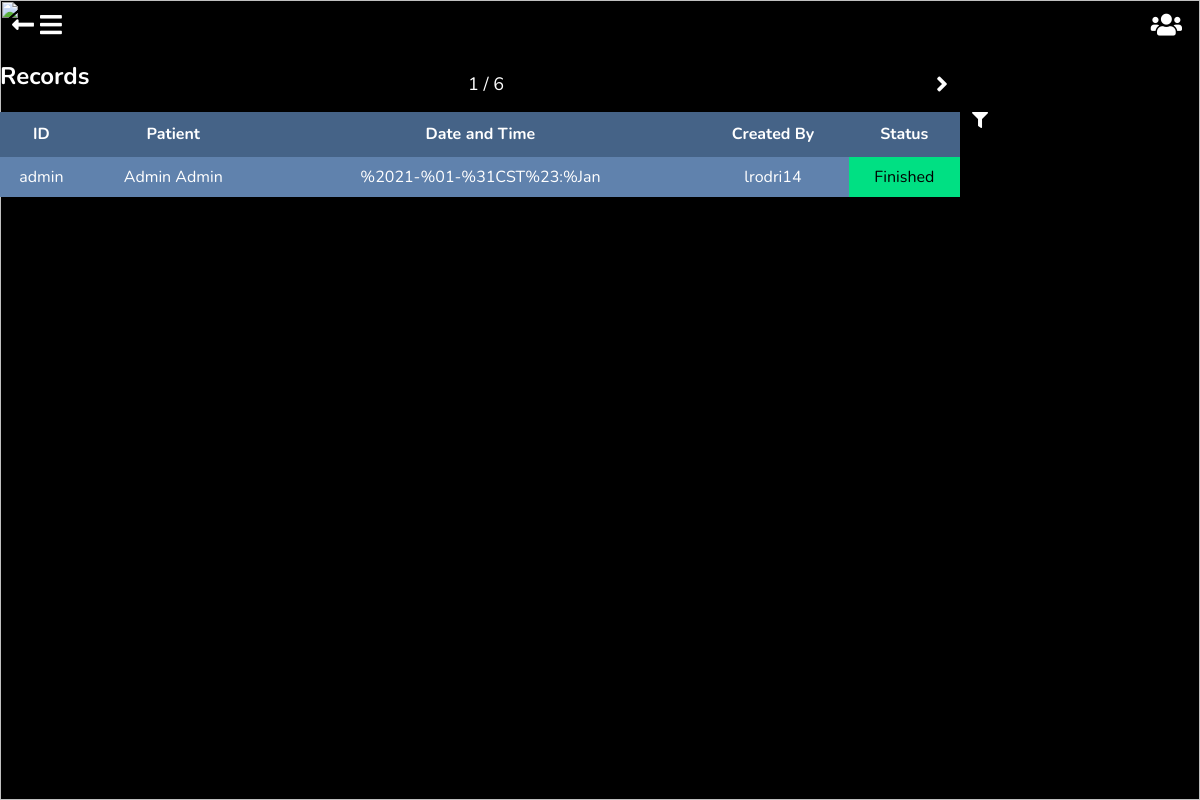
Page /records/ (signed in) on the committed database.
### appointments/models.py (models this page shows, shortened)
class Consult(models.Model):
    STATUS_CHOICES = (
        ('OPEN', 'Open'),
        ('CONFIRMED', 'Confirmed'),
        ('CANCELLED', 'Cancelled'),
        ('CLOSED', 'Closed'),
    )
    patient = models.ForeignKey(Patient, on_delete=models.CASCADE, blank=False, null=True, verbose_name='Patient', help_text='Patient assisting this consult', related_name='consult')
    datetime = models.DateTimeField('Date & Time', blank=False, null=True, help_text='Date the consult will be done')
    motive = models.TextField('Motive', blank=False, null=True, help_text='The motive of your assistance to the consult')
    suffering = models.TextField('Suffering', blank=False, null=True, help_text='What is the patient suffering?')
    charge = models.DecimalField('Charges', blank=False, null=True, max_digits=10, decimal_places=2, help_text='Charge Amount')
    created_by = models.ForeignKey(user, on_delete=models.CASCADE, blank=True, null=True, verbose_name='Created By')
    blood_pressure = models.FloatField('Blood Pressure', blank=True, null=True, help_text='Blood Pressure')
    temperature = models.FloatField('Temperature', blank=True, null=True, help_text='Corporal Temperature')
    weight = models.FloatField('Weight', blank=True, null=True, help_text='Weight')
    size = models.FloatField('Height', blank=True, null=True, help_text='Size')
    digestive_system = models.TextField('Digestive System', blank=True, null=True, help_text='Digestive System Analysis')
    endocrine_system = models.TextField('Endocrine System', blank=True, null=True, help_text='Endocrine System Analysis')
    renal_system = models.TextField('Renal System', blank=True, null=True, help_text='Renal System Analysis')
    lymphatic_system = models.TextField('Lymphatic System', blank=True, null=True, help_text='Lymphatic System Analysis')
    respiratory_system = models.TextField('Respiratory System', blank=True, null=True, help_text='Respiratory System Analysis')
    head_exploration = models.TextField('Head Exploration', blank=True, null=True, help_text='Head Exploration Analysis')
    thorax_exploration = models.TextField('Thorax Exploration', blank=True, null=True, help_text='Thorax Exploration Analysis')
    cie_10_group = models.OneToOneField(Cie10Group, on_delete=models.CASCADE, blank=True, null=True, help_text='CIE-10 group for the diagnose', verbose_name='CIE-10 Group')
    cie_10_detail = models.TextField('CIE-10 Detail', blank=True, null=True, help_text='CIE-10 Diagnose Details')
    diagnose = models.TextField('Diagnose', blank=True, null=True, help_text='Diagnose')
    procedure = models.TextField('Procedure', blank=True, null=True, help_text='Procedure')
    analysis = models.TextField('Analysis', blank=True, null=True, help_text='Analysis')
    notes = models.TextField('Notes', blank=True, null=True, help_text='Notes')
    drugs = models.ManyToManyField(Drug, blank=True, help_text='Drugs recommended', verbose_name='Drugs')
    indications = models.TextField('Indications', blank=True, null=True, help_text='Indications')
    actions = models.TextField('Actions', blank=True, null=True, help_text='Actions')
    prescription = models.FileField('Prescription', blank=True, null=True, help_text="Prescription", upload_to='appointments/prescriptions')
    testing = models.ManyToManyField(MedicalTest, blank=True, help_text='Pending Testing', verbose_name='Testing')
    instructions = models.CharField(max_length=512, blank=True, null=True, help_text='Instructions', verbose_name='Instructions')
    medical_status = models.BooleanField('Medical Status', blank=True, null=True, help_text='Handles the medical consult status', default=False)
    status = models.CharField('Status', max_length=10, blank=True, null=True, help_text='Handles the consult status', default=STATUS_CHOICES[0][0], choices=STATUS_CHOICES)
    lock = models.BooleanField('Lock', default=True, blank=False, null=True, help_text='Consult lock status')
    class Meta:
        unique_together = ['created_by', 'datetime']
        verbose_name = 'Consult'
        verbose_name_plural = 'Consults'

### patients/models.py (models this page shows, shortened)
class Patient(models.Model):
    GENDER_CHOICES = (
        ('F', 'Femenine'),
        ('M', 'Masculine'),
        ('O', 'Other'),
    )
    CIVIL_STATUS_CHOICES = (
        ('S', 'Single'),
        ('M', 'Married'),
        ('W', 'Widowed'),
        ('D', 'Divorced'),
        ('SP', 'Separated'),
    )
    id_number = models.CharField('ID Number', max_length=20, null=True, blank=True, help_text='Provide you ID Card Number')
    first_names = models.CharField("Patient's Name", max_length=50, null=False, blank=False, help_text="Patient's Name")
    last_names = models.CharField("Patient's Last Name", max_length=50, null=False, blank=False, help_text="Patient's Last Name")
    gender = models.CharField("Patient's Gender", max_length=20, null=True, blank=False, help_text='Gender', choices=GENDER_CHOICES)
    birthday = models.DateField("Patient's Birthday", help_text="Patients date of birth")
    phone_number = models.CharField('Phone Number', max_length=20, blank=True, null=True, help_text='Phone Number')
    email = models.EmailField("Patient's Email", null=True, blank=True, help_text='Email')
    civil_status = models.CharField(max_length=12, choices=CIVIL_STATUS_CHOICES)
    origin = models.CharField(max_length=50, choices=ORIGIN_CHOICES)
    residence = models.CharField(max_length=50, choices=LOCATION_CHOICES)
    created_by = models.ForeignKey(user, on_delete=models.CASCADE, blank=False, null=True, verbose_name='Created By')
    class Meta:
        verbose_name = 'Patient'
        verbose_name_plural = 'Patients'

### accounts/models.py (models this page shows, shortened)
class CustomUser(AbstractUser):
    ROLL_CHOICES = (
        ('Doctor', 'Doctor'),
        ('Assistant', 'Assistant'),
        ('Patient', 'Patient')
    )
    SPECIALITY_CHOICES = (
        ('ALLERGY & IMMUNOLOGY', 'Allergy & Immunology'),
        ('ANESTHESIOLOGY', 'Anesthesiology'),
        ('DERMATOLOGY', 'Dermatology'),
        ('DENTIST', 'Dentist'),
        ('DIAGNOSTIC RADIOLOGY', 'Diagnostic Radiology'),
        ('EMERGENCY MEDICINE', 'Emergency Medicine'),
        ('FAMILY MEDICINE', 'Family Medicine'),
        ('INTERNAL MEDICINE', 'Internal Medicine'),
        ('MEDICAL GENETICS', 'Medical Genetics'),
        ('NEUROLOGY', 'Neurology'),
        ('NUCLEAR MEDICINE', 'Nuclear Medicine'),
        ('OBSTETRICS AND GYNECOLOGY', 'Obstetrics & Gynechology'),
        ('OPHTHALMOLOGY', 'Ophthalmolgy'),
        ('PATHOLOGY', 'Pathology'),
        ('PEDIATRICS', 'Pediatrics'),
        ('PHYSICAL MEDICINE & REHABILITATION', 'Physical Medicine & Rehabilitation'),
        ('PREVENTIVE MEDICINE', 'Preventive Medicine'),
        ('PSYCHIATRY', 'Psychiatry'),
        ('RADIATION ONCOLOGY', 'Radiation Oncology'),
        ('SURGERY', 'Surgery'),
        ('UROLOGY', 'Urology'),
    )
    email = models.EmailField(blank=False, unique=True)
    roll = models.CharField('Roll', max_length=25, blank=False, help_text='Choose the roll you will acquire in this account.', choices=ROLL_CHOICES)
    speciality = models.CharField('Speciality', max_length=100, blank=True, help_text='If your roll is (A, Assistant), leave this field blank.', choices=SPECIALITY_CHOICES)

### records/views.py (the view)
# urls.py: path('records/', include('records.urls')),
def records(request):
    records_list = Consult.objects.filter(created_by=request.user, medical_status=True).order_by('-datetime')
    paginator = Paginator(records_list, 1)
    page = request.GET.get('page')
    page_obj = paginator.get_page(page)
    form = RecordsDateFilterForm
    template = 'records/records_list.html'
    context = {'records': page_obj, 'form': form}
    if page:
        data = {'html': render_to_string('records/partial_records_list.html', context, request)}
        return JsonResponse(data)
    return render(request, template, context)

### records/templatetags/records_custom_tags.py (called while the page is built)
@register.simple_tag
def current_url(key, value, urlencode=None):
    url = '?{}={}'.format(key, value)
    if urlencode:
        querystring = urlencode.split('&')
        filtered_querystring = filter(lambda p: p.split('=')[0] != key, querystring)
        encoded_url = '&'.join(filtered_querystring)
        url = '{}&{}'.format(url, encoded_url)
    return url

### records/templates/records/records_list.html (shortened to what this page needs)
{% extends 'base.html' %}
{% load static %}
{% block return %}<a href="{% url 'home:home' %}"><i class="fas fa-long-arrow-alt-left"></i></a>{% endblock %}
{% block body_block %}
<link rel="stylesheet" href="{% static 'records/css/records_list.css' %}">
<h2>Records</h2>
{% if records %}
    <div class="wrapper">
        <div>
            <table>
                <thead>
                    <tr id="heading">
                        <th>ID</th>
                        <th>Patient</th>
                        <th>Date and Time</th>
                        <th>Created By</th>
                        <th>Status</th>
                    </tr>
                </thead>
                <tbody>
                    {% include 'records/partial_records_list.html' %}
                </tbody>
            </table>
        </div>
        <div>
            <i class="fas fa-filter"></i>
         </div>
    </div>
{% else %}
    <p id="no-records">There are no records filled</p>
{% endif %}
{% endblock %}

### records/templates/records/partial_records_list.html (shortened to what this page needs)
{% load static %}
{% load records_custom_tags %}
{% if records.has_other_pages %}
    <div id="paginator">
        <span>{{ records.number }} / {{ records.paginator.num_pages }}</span>
        <div id="navigation">
            {% if filtered %}
                {% if records.has_previous %}<i class="fas fa-angle-left" data-url="{% url 'records:filter_records' %}{% current_url 'page' records.previous_page_number request.GET.urlencode %}"></i>{% endif %}{% if records.has_next %}<i class="fas fa-angle-right" data-url="{% url 'records:filter_records' %}{% current_url 'page' records.next_page_number request.GET.urlencode %}"></i>{% endif %}
            {% else %}
                {% if records.has_next %}<i class="fas fa-angle-right" data-url="{% url 'records:records'%}{% current_url 'page' records.next_page_number request.GET.urlencode %}"></i>{% endif %}
            {% endif %}
        </div>
    </div>
{% endif %}
{% if records %}
    {% for r in records %}
        <tr onclick="window.location='{% url 'appointments:consult_details' r.pk %}'">
            <td>{{ r.patient.id_number }}</td>
            <td>{{ r.patient.first_names }} {{ r.patient.last_names }}</td>
            <td>{{ r.datetime }}</td>
            <td>{{ r.created_by }}</td>
            <td id="status-1">Finished</td>
        </tr>
    {% endfor %}
{% else %}
    <p id="no-records">Cleared section, no data available</p>
{% endif %}

### static/base/css/base.css (style rules this page uses)
body { font-family: 'Nunito', sans-serif; padding: 0; margin: 0; color: #FFFFFF; overflow: hidden; }
h1,h2,h3,h4,h5,h6 { color: #FFFFFF; }
.fa-long-arrow-alt-left { position: relative; font-size: 25px; transition: 0.5s; margin-top: 1%; margin-left: 1%; }
.fa-angle-right { cursor: pointer; transition: 0.5s; float: right; }
.fa-filter { float: left; transition: 0.5s; }
a { text-decoration: none; color: #FFFFFF; }

### records/static/records/css/records_list.css (style rules this page uses)
.wrapper { display: grid; grid-template-columns: 80% 19%; grid-gap: 1%; }
#paginator { position: absolute; width: 40%; top: 9%; left: 39%; font-size: 18px; }
#navigation { float: right; width: 10%; }
#paginator i { font-size: 24px; }
.fa-angle-right { cursor: pointer; transition: 0.5s; float: right; }
table { border-collapse: collapse; margin: auto; width: 100%; }
#heading { background-color: #456387; line-height: 25px; cursor: default; }
tr { cursor: pointer; line-height: 20px; margin: 10px; transition: 0.5s; }
tr th { padding-top: 10px; padding-bottom: 10px; }
tr td { padding-top: 10px; padding-bottom: 10px; text-align: center; }
tr:nth-child(odd) { background-color: #6082AD; transition: 0.5s; }
#status-1 { background-color: #00E083; color: #000000; height: 100%; }
.fa-filter { cursor: pointer; float: left; transition: 0.5s; }

### rows in the picture
Consult: patient.id_number "admin", patient.first_names "Admin", patient.last_names "Admin", datetime "%2021-%01-%31CST%23:%Jan", created_by "lrodri14"

### other values in the picture
{{ records.number }} "1"
{{ records.paginator.num_pages }} "6"
